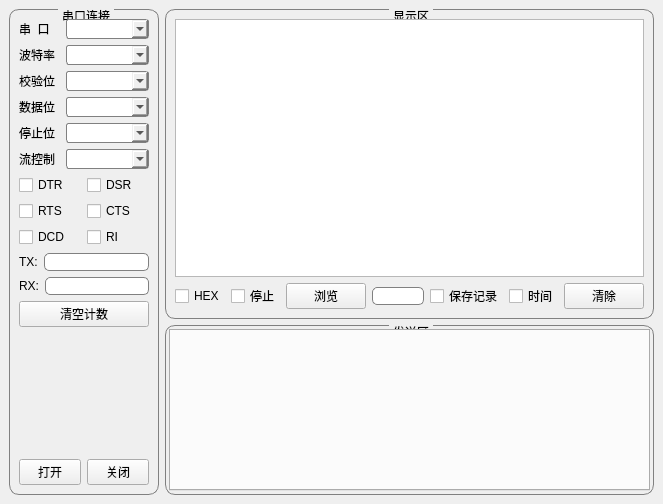
<?xml version="1.0" encoding="UTF-8"?>
<ui version="4.0">
 <class>GeneralCom</class>
 <widget class="QWidget" name="GeneralCom">
  <property name="geometry">
   <rect>
    <x>0</x>
    <y>0</y>
    <width>649</width>
    <height>504</height>
   </rect>
  </property>
  <property name="windowTitle">
   <string>Form</string>
  </property>
  <property name="styleSheet">
   <string notr="true">QGroupBox {
    border: 1px solid gray;
    border-radius: 10px;
    margin-top: 2ex;
}
QGroupBox::title {
    subcontrol-origin: margin;
    subcontrol-position: top center;
    padding: 0 2px; /* y方向, x方向 */
}


QStatusBar {
    background: brown;
}

QStatusBar::item {
    border: 1px solid gray;
    border-radius: 3px;
}

QLineEdit {
    border-radius: 5px;
    border: 1px solid gray;
    min-width: 50px;
}
QComboBox {
    border: 1px solid gray;
    border-radius: 3px;
    padding: 1px 18px 1px 3px;
    min-width: 5em;
}
</string>
  </property>
  <layout class="QGridLayout" name="gridLayout_4">
   <property name="leftMargin">
    <number>9</number>
   </property>
   <property name="topMargin">
    <number>9</number>
   </property>
   <property name="rightMargin">
    <number>9</number>
   </property>
   <property name="bottomMargin">
    <number>9</number>
   </property>
   <property name="spacing">
    <number>6</number>
   </property>
   <item row="0" column="0" rowspan="2">
    <widget class="QGroupBox" name="groupBox">
     <property name="maximumSize">
      <size>
       <width>150</width>
       <height>16777215</height>
      </size>
     </property>
     <property name="title">
      <string>串口连接</string>
     </property>
     <layout class="QGridLayout" name="gridLayout_5">
      <item row="0" column="0">
       <layout class="QHBoxLayout" name="horizontalLayout">
        <item>
         <widget class="QLabel" name="label">
          <property name="text">
           <string>串  口</string>
          </property>
         </widget>
        </item>
        <item>
         <widget class="QComboBox" name="comboBox_Com"/>
        </item>
       </layout>
      </item>
      <item row="1" column="0">
       <layout class="QHBoxLayout" name="horizontalLayout_2">
        <item>
         <widget class="QLabel" name="label_2">
          <property name="text">
           <string>波特率</string>
          </property>
         </widget>
        </item>
        <item>
         <widget class="QComboBox" name="comboBox_Baute"/>
        </item>
       </layout>
      </item>
      <item row="2" column="0">
       <layout class="QHBoxLayout" name="horizontalLayout_3">
        <item>
         <widget class="QLabel" name="label_3">
          <property name="text">
           <string>校验位</string>
          </property>
         </widget>
        </item>
        <item>
         <widget class="QComboBox" name="comboBox_Check"/>
        </item>
       </layout>
      </item>
      <item row="3" column="0">
       <layout class="QHBoxLayout" name="horizontalLayout_4">
        <item>
         <widget class="QLabel" name="label_4">
          <property name="text">
           <string>数据位</string>
          </property>
         </widget>
        </item>
        <item>
         <widget class="QComboBox" name="comboBox_Data"/>
        </item>
       </layout>
      </item>
      <item row="4" column="0">
       <layout class="QHBoxLayout" name="horizontalLayout_5">
        <item>
         <widget class="QLabel" name="label_5">
          <property name="text">
           <string>停止位</string>
          </property>
         </widget>
        </item>
        <item>
         <widget class="QComboBox" name="comboBox_Stop"/>
        </item>
       </layout>
      </item>
      <item row="5" column="0">
       <layout class="QHBoxLayout" name="horizontalLayout_6">
        <item>
         <widget class="QLabel" name="label_6">
          <property name="text">
           <string>流控制</string>
          </property>
         </widget>
        </item>
        <item>
         <widget class="QComboBox" name="comboBox_Stream"/>
        </item>
       </layout>
      </item>
      <item row="6" column="0">
       <layout class="QGridLayout" name="gridLayout">
        <item row="0" column="0">
         <widget class="QCheckBox" name="checkBox_DTR">
          <property name="text">
           <string>DTR</string>
          </property>
         </widget>
        </item>
        <item row="1" column="0">
         <widget class="QCheckBox" name="checkBox_RTS">
          <property name="enabled">
           <bool>true</bool>
          </property>
          <property name="text">
           <string>RTS</string>
          </property>
         </widget>
        </item>
        <item row="1" column="1">
         <widget class="QCheckBox" name="checkBox_CTS">
          <property name="text">
           <string>CTS</string>
          </property>
         </widget>
        </item>
        <item row="0" column="1">
         <widget class="QCheckBox" name="checkBox_DSR">
          <property name="text">
           <string>DSR</string>
          </property>
         </widget>
        </item>
        <item row="2" column="0" rowspan="2">
         <widget class="QCheckBox" name="checkBox_DCD">
          <property name="text">
           <string>DCD</string>
          </property>
         </widget>
        </item>
        <item row="2" column="1" rowspan="2">
         <widget class="QCheckBox" name="checkBox_RNG">
          <property name="text">
           <string>RI</string>
          </property>
         </widget>
        </item>
       </layout>
      </item>
      <item row="7" column="0">
       <layout class="QHBoxLayout" name="horizontalLayout_7">
        <item>
         <widget class="QLabel" name="label_7">
          <property name="text">
           <string>TX:</string>
          </property>
         </widget>
        </item>
        <item>
         <widget class="QLineEdit" name="lineEdit_SendCount"/>
        </item>
       </layout>
      </item>
      <item row="8" column="0">
       <layout class="QHBoxLayout" name="horizontalLayout_8">
        <item>
         <widget class="QLabel" name="label_8">
          <property name="text">
           <string>RX:</string>
          </property>
         </widget>
        </item>
        <item>
         <widget class="QLineEdit" name="lineEdit_ReadCount"/>
        </item>
       </layout>
      </item>
      <item row="9" column="0">
       <widget class="QPushButton" name="pushButton_ClearCount">
        <property name="text">
         <string>清空计数</string>
        </property>
       </widget>
      </item>
      <item row="10" column="0">
       <spacer name="verticalSpacer">
        <property name="orientation">
         <enum>Qt::Vertical</enum>
        </property>
        <property name="sizeHint" stdset="0">
         <size>
          <width>20</width>
          <height>40</height>
         </size>
        </property>
       </spacer>
      </item>
      <item row="11" column="0">
       <layout class="QHBoxLayout" name="horizontalLayout_10">
        <item>
         <widget class="QPushButton" name="pushButton_Open">
          <property name="text">
           <string>打开</string>
          </property>
         </widget>
        </item>
        <item>
         <widget class="QPushButton" name="pushButton_Close">
          <property name="text">
           <string>关闭</string>
          </property>
         </widget>
        </item>
       </layout>
      </item>
     </layout>
    </widget>
   </item>
   <item row="0" column="1">
    <widget class="QGroupBox" name="groupBox_2">
     <property name="title">
      <string>显示区</string>
     </property>
     <layout class="QGridLayout" name="gridLayout_2">
      <item row="0" column="0">
       <widget class="QTextEdit" name="textEdit"/>
      </item>
      <item row="1" column="0">
       <layout class="QHBoxLayout" name="horizontalLayout_12">
        <item>
         <widget class="QCheckBox" name="checkBox_16Set">
          <property name="text">
           <string>HEX</string>
          </property>
         </widget>
        </item>
        <item>
         <widget class="QCheckBox" name="checkBox_StopDisplay">
          <property name="text">
           <string>停止</string>
          </property>
         </widget>
        </item>
        <item>
         <widget class="QPushButton" name="pushButton">
          <property name="enabled">
           <bool>true</bool>
          </property>
          <property name="text">
           <string>浏览</string>
          </property>
         </widget>
        </item>
        <item>
         <widget class="QLineEdit" name="lineEdit_FilePath"/>
        </item>
        <item>
         <widget class="QCheckBox" name="checkBox_SaveLog">
          <property name="text">
           <string>保存记录</string>
          </property>
         </widget>
        </item>
        <item>
         <widget class="QCheckBox" name="checkBox_dataStopFlame">
          <property name="text">
           <string>时间</string>
          </property>
         </widget>
        </item>
        <item>
         <widget class="QPushButton" name="pushButton_5">
          <property name="text">
           <string>清除</string>
          </property>
         </widget>
        </item>
        <item>
         <spacer name="horizontalSpacer">
          <property name="orientation">
           <enum>Qt::Horizontal</enum>
          </property>
          <property name="sizeHint" stdset="0">
           <size>
            <width>40</width>
            <height>20</height>
           </size>
          </property>
         </spacer>
        </item>
       </layout>
      </item>
     </layout>
    </widget>
   </item>
   <item row="1" column="1">
    <widget class="QGroupBox" name="groupBox_3">
     <property name="maximumSize">
      <size>
       <width>16777215</width>
       <height>170</height>
      </size>
     </property>
     <property name="title">
      <string>发送区</string>
     </property>
     <layout class="QGridLayout" name="gridLayout_3">
      <property name="leftMargin">
       <number>3</number>
      </property>
      <property name="topMargin">
       <number>3</number>
      </property>
      <property name="rightMargin">
       <number>3</number>
      </property>
      <property name="bottomMargin">
       <number>3</number>
      </property>
      <property name="spacing">
       <number>3</number>
      </property>
      <item row="0" column="0">
       <widget class="QTabWidget" name="tabWidget"/>
      </item>
     </layout>
    </widget>
   </item>
  </layout>
 </widget>
 <resources/>
 <connections/>
</ui>
